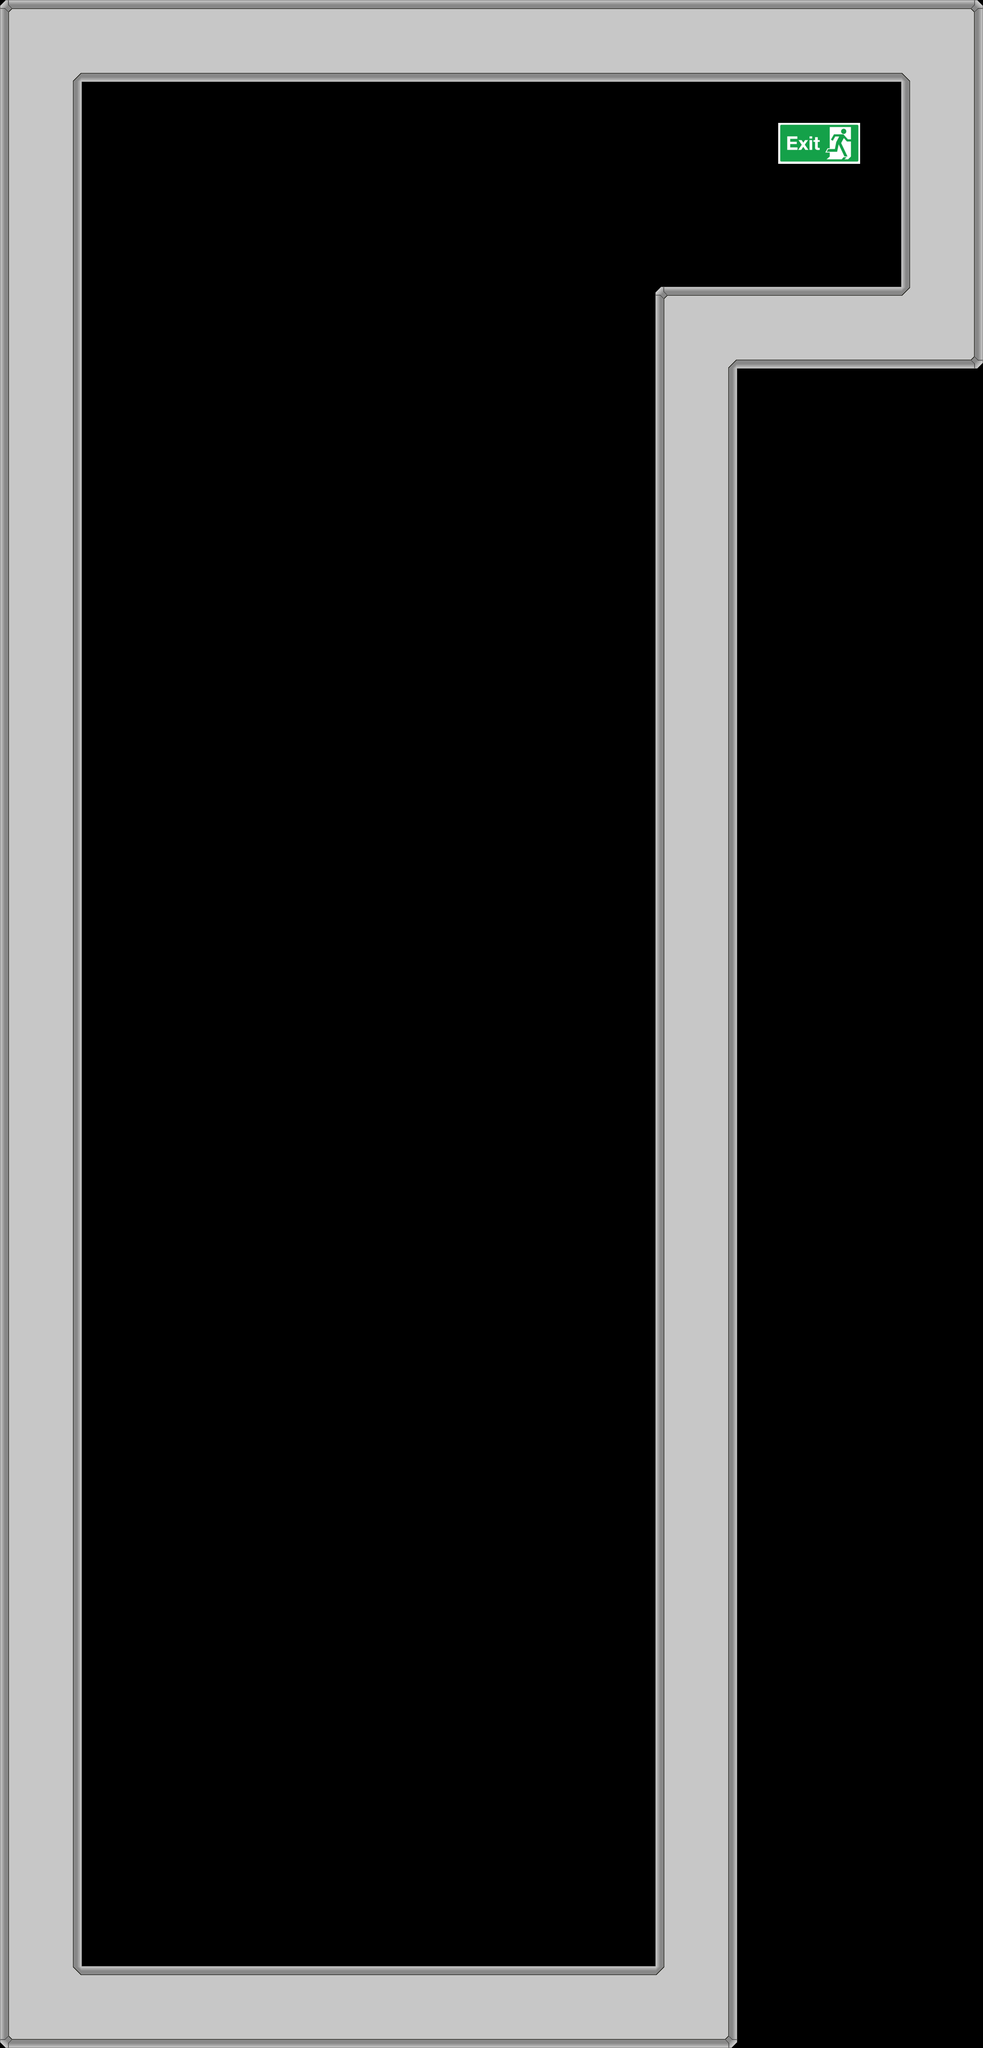

Tiled map render using the project's own tile images. Description and the map definition, with tile-layer contents summarised, below:
An orthogonal 24x50 tile map with 96x96 px tiles, 1 tile layer (Tile Layer 1), 3 tilesets and 33 objects.

<map version="1.0" orientation="orthogonal" renderorder="right-down" width="24" height="50" tilewidth="96" tileheight="96">
 <properties>
  <property name="unity:scale" value="0.03" />
 </properties>
 <tileset firstgid="1" name="spacestation_wall" tilewidth="96" tileheight="96">
  <image source="../Tilesets/spacestation_wall.png" width="480" height="288" />
  <tile id="0">
   <objectgroup draworder="index">
    <object x="0" y="0" width="96" height="96" />
   </objectgroup>
  </tile>
  <tile id="1">
   <objectgroup draworder="index">
    <object x="0" y="0" width="96" height="96" />
   </objectgroup>
  </tile>
  <tile id="2">
   <objectgroup draworder="index">
    <object x="0" y="0" width="96" height="96" />
   </objectgroup>
  </tile>
  <tile id="3">
   <objectgroup draworder="index">
    <object x="0" y="0" width="96" height="96" />
   </objectgroup>
  </tile>
  <tile id="4">
   <objectgroup draworder="index">
    <object x="0" y="0" width="96" height="96" />
   </objectgroup>
  </tile>
  <tile id="5">
   <objectgroup draworder="index">
    <object x="0" y="0" width="96" height="96" />
   </objectgroup>
  </tile>
  <tile id="6">
   <objectgroup draworder="index">
    <object x="0" y="0" width="96" height="96" />
   </objectgroup>
  </tile>
  <tile id="7">
   <objectgroup draworder="index">
    <object x="0" y="0" width="96" height="96" />
   </objectgroup>
  </tile>
  <tile id="8">
   <objectgroup draworder="index">
    <object x="0" y="0" width="96" height="96" />
   </objectgroup>
  </tile>
  <tile id="9">
   <objectgroup draworder="index">
    <object x="0" y="0" width="96" height="96" />
   </objectgroup>
  </tile>
  <tile id="10">
   <objectgroup draworder="index">
    <object x="0" y="0" width="96" height="96" />
   </objectgroup>
  </tile>
  <tile id="11">
   <objectgroup draworder="index">
    <object x="0" y="0" width="96" height="96" />
   </objectgroup>
  </tile>
  <tile id="12">
   <objectgroup draworder="index">
    <object x="0" y="0" width="96" height="96" />
   </objectgroup>
  </tile>
 </tileset>
 <tileset firstgid="16" name="spacestation_trap" tilewidth="96" tileheight="96">
  <image source="../Tilesets/spacestation_trap.png" width="960" height="192" />
  <tile id="0">
   <objectgroup draworder="index">
    <object x="0" y="0" width="96" height="96" />
   </objectgroup>
  </tile>
  <tile id="1">
   <objectgroup draworder="index">
    <object x="0" y="0" width="96" height="96" />
   </objectgroup>
  </tile>
  <tile id="2">
   <objectgroup draworder="index">
    <object x="0" y="0" width="96" height="96" />
   </objectgroup>
  </tile>
  <tile id="3">
   <objectgroup draworder="index">
    <object x="0" y="0" width="96" height="96" />
   </objectgroup>
  </tile>
  <tile id="4">
   <objectgroup draworder="index">
    <object x="0" y="0" width="96" height="96" />
   </objectgroup>
  </tile>
  <tile id="5">
   <objectgroup draworder="index">
    <object x="0" y="0" width="96" height="96" />
   </objectgroup>
  </tile>
  <tile id="6">
   <objectgroup draworder="index">
    <object x="0" y="0" width="96" height="96" />
   </objectgroup>
  </tile>
  <tile id="7">
   <objectgroup draworder="index">
    <object x="0" y="0" width="96" height="96" />
   </objectgroup>
  </tile>
  <tile id="8">
   <objectgroup draworder="index">
    <object x="0" y="0" width="96" height="96" />
   </objectgroup>
  </tile>
  <tile id="9">
   <objectgroup draworder="index">
    <object x="0" y="0" width="96" height="96" />
   </objectgroup>
  </tile>
  <tile id="10">
   <objectgroup draworder="index">
    <object x="0" y="0" width="96" height="96" />
   </objectgroup>
  </tile>
  <tile id="11">
   <objectgroup draworder="index">
    <object x="0" y="0" width="96" height="96" />
   </objectgroup>
  </tile>
  <tile id="12">
   <objectgroup draworder="index">
    <object x="0" y="0" width="96" height="96" />
   </objectgroup>
  </tile>
  <tile id="13">
   <objectgroup draworder="index">
    <object x="0" y="0" width="96" height="96" />
   </objectgroup>
  </tile>
  <tile id="14">
   <objectgroup draworder="index">
    <object x="0" y="0" width="96" height="96" />
   </objectgroup>
  </tile>
  <tile id="15">
   <objectgroup draworder="index">
    <object x="0" y="0" width="96" height="96" />
   </objectgroup>
  </tile>
  <tile id="16">
   <objectgroup draworder="index">
    <object x="0" y="0" width="96" height="96" />
   </objectgroup>
  </tile>
  <tile id="17">
   <objectgroup draworder="index">
    <object x="0" y="0" width="96" height="96" />
   </objectgroup>
  </tile>
  <tile id="18">
   <objectgroup draworder="index">
    <object x="0" y="0" width="96" height="96" />
   </objectgroup>
  </tile>
  <tile id="19">
   <objectgroup draworder="index">
    <object x="0" y="0" width="96" height="96" />
   </objectgroup>
  </tile>
 </tileset>
 <tileset firstgid="36" name="spacestation_background" tilewidth="96" tileheight="96">
  <image source="../Tilesets/spacestation_background.png" width="192" height="384" />
  <tile id="6">
   <objectgroup draworder="index" />
  </tile>
  <tile id="7">
   <objectgroup draworder="index" />
  </tile>
 </tileset>
 <layer name="Tile Layer 1" width="24" height="50">
  <data>[1200 cells, 288 non-empty, 20 distinct tile ids]</data>
 </layer>
</map>
